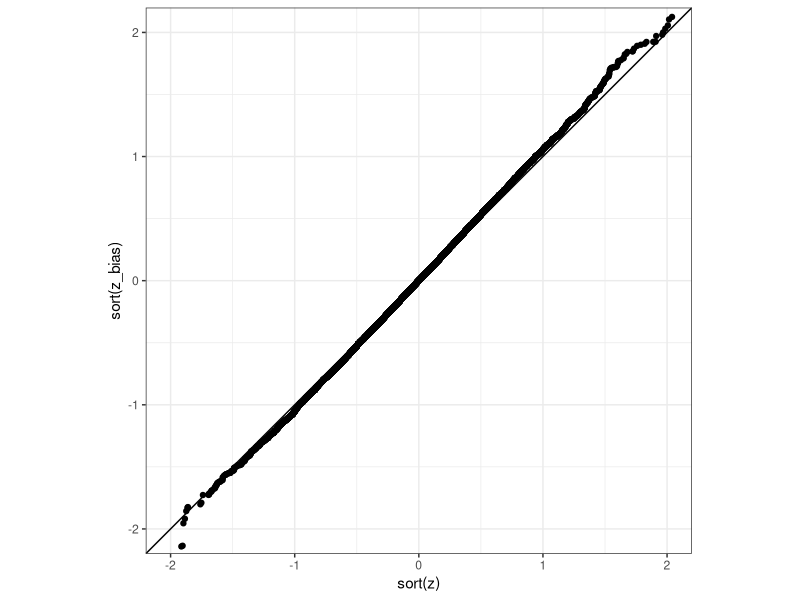

Source code (R):
## ---- chunk 1
set.seed(30127)
knitr::opts_chunk$set(echo = FALSE)
## ---- chunk 2
# Independent samples for a qq-plot!
# Thanks to Rob Trangucci for catching this!
library(tidyverse)
n_sim <- 100000
n <- 10
experiments <- tibble(exp = rep(1:n_sim, each = n),
                      sample = rnorm(n * n_sim),
                      sample2 = rnorm(n * n_sim))

compare <- experiments %>%
  group_by(exp) %>%
  summarise(m = mean(sample),
            m2 = mean(sample2),
            var_bias = mean((sample - m)^2),
            z_bias = m / sqrt(mean(var_bias)),
            z = m2 / sd(sample2))


compare %>% 
  ggplot(aes(sort(z), sort(z_bias))) +
  geom_point() +
  geom_abline(slope = 1, intercept = 0) +
  theme_bw() + 
  coord_fixed(xlim = c(-2,2), y = c(-2,2))
